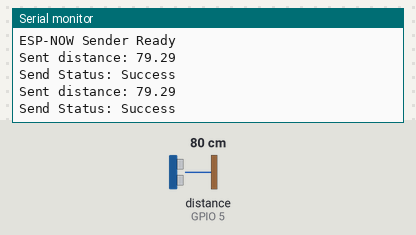
A sketch run on a simulated ESP32. Shown: the last lines printed to the serial monitor. Wiring (inferred from the names in the program): ultrasonic range finder: trigger GPIO 4; echo GPIO 5. Inputs (shaded band) come from the test bench; at power-on: distance to the obstacle (sensor on GPIO 5) 80 cm. The echo pulse lasts 58.3 µs per cm.

Above: at 1.8 s.
1.9 s: distance to the obstacle (sensor on GPIO 5) set to 2 cm
At 2.6 s:
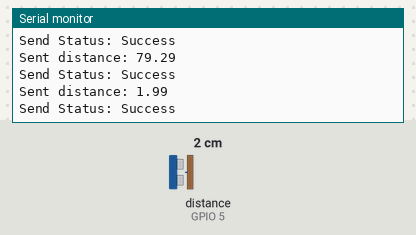
3.4 s: distance to the obstacle (sensor on GPIO 5) set to 4 cm
At 4.8 s:
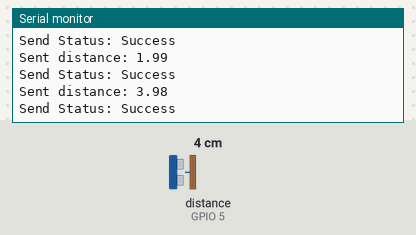
Timing chart, 0 to 6.4 s (numbered marks = the images above; inputs shaded):
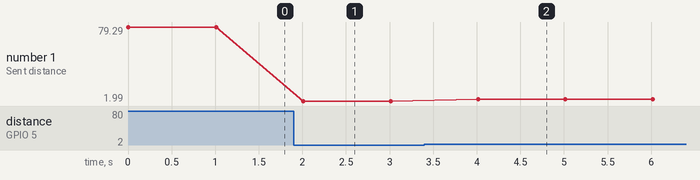

Measured:
- after the input at 1.9 s, the serial monitor: prints a new line after 0.11 s (image 1)
- after the input at 3.4 s, the serial monitor: prints a new line after 0.61 s (image 2)
- plotted number 1: 79.29 → 1.99 after the input at 1.9 s, 1.99 → 3.98 after the input at 3.4 s

The sketch:

SendercodeESPNOW.ino
```cpp
//SendercodeESPNOW

#include <esp_now.h>
#include <WiFi.h>
#include "esp_wifi.h" // Needed for esp_wifi_set_channel

// Ultrasonic Sensor Pins
#define TRIG_PIN 4
#define ECHO_PIN 5

// Data structure
typedef struct struct_message {
  float distance;
} struct_message;

struct_message dataToSend;

// Replace with your receiver’s MAC address
uint8_t peerAddress[] = { 0xD8, 0x3B, 0xDA, 0xA5, 0xC0, 0xE4 };

// Function to measure distance
float getDistanceCM() {
  digitalWrite(TRIG_PIN, LOW);
  delayMicroseconds(2);
  digitalWrite(TRIG_PIN, HIGH);
  delayMicroseconds(10);
  digitalWrite(TRIG_PIN, LOW);
  long duration = pulseIn(ECHO_PIN, HIGH);
  return duration * 0.034 / 2.0;
}

// Send callback
void OnDataSent(const uint8_t *mac_addr, esp_now_send_status_t status) {
  Serial.print("Send Status: ");
  Serial.println(status == ESP_NOW_SEND_SUCCESS ? "Success" : "Fail");
}

void setup() {
  Serial.begin(115200);
  pinMode(TRIG_PIN, OUTPUT);
  pinMode(ECHO_PIN, INPUT);

  WiFi.mode(WIFI_STA);
  WiFi.disconnect();  // Not connecting to any AP

  // Set the Wi-Fi channel manually (match with receiver)
  esp_wifi_set_channel(11, WIFI_SECOND_CHAN_NONE); // 🟢 Change to receiver's Wi-Fi channel

  if (esp_now_init() != ESP_OK) {
    Serial.println("ESP-NOW Init Failed");
    return;
  }

  esp_now_register_send_cb(OnDataSent);

  esp_now_peer_info_t peerInfo = {};
  memcpy(peerInfo.peer_addr, peerAddress, 6);
  peerInfo.channel = 11;  // 🟢 Match with receiver's channel
  peerInfo.encrypt = false;

  if (esp_now_add_peer(&peerInfo) != ESP_OK) {
    Serial.println("Failed to add peer");
    return;
  }

  Serial.println("ESP-NOW Sender Ready");
}

void loop() {
  dataToSend.distance = getDistanceCM();

  esp_err_t result = esp_now_send(peerAddress, (uint8_t *)&dataToSend, sizeof(dataToSend));

  if (result == ESP_OK) {
    Serial.print("Sent distance: ");
    Serial.println(dataToSend.distance);
  } else {
    Serial.println("Error sending the data");
  }

  delay(1000);
}
```
